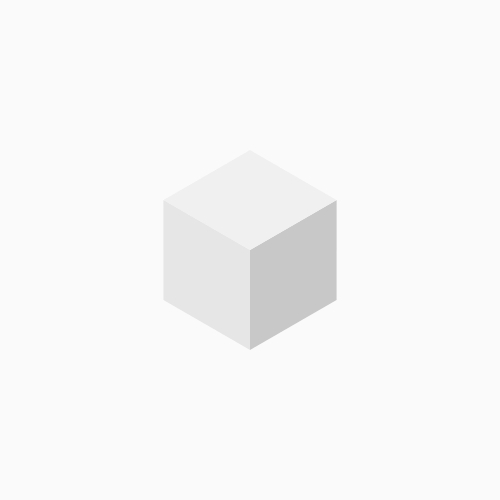
Frame 1 (no input)
Frame 60 (no input): identical to frame 1, image omitted
Frame 120 (the mouse pressed at the canvas centre since frame 60): identical to frame 1, image omitted

The p5.js sketch that drew this single still picture (run headless with seeded random() and noise() and a simulated clock; from frame 60 on, the mouse is pressed at the canvas centre):

// p5.js sketch
// ── sketch.js
var r = 100
var maxVer = 6
var k = false
var qw = 0
var qh = 0

function setup(){
    createCanvas(500, 500)
    background(200)
}

function draw(){
    background(250)
    noStroke()
    translate(width/2, height/2)
    beginShape()
    for(var i = 0; i <= maxVer; i++){
        let ang = map(i, 0, maxVer, 0, TAU)
        vertex(sin(ang) * r, cos(ang) * r)
    }
    endShape()
    
    if (k) {
        if(qw < (mouseX - width/2) && qh < (mouseY - height/2)){
            var incQ = setInterval(function(){ 
                if (mouseX > width/2 && mouseY > height/2){
                    qw += (mouseX - width/2)/20 
                    qh += (mouseY - height/2)/20
                } else if (mouseX > width/2 && mouseY < height/2){
                    qw += (mouseX - width/2)/20 
                    qh -= (mouseY - height/2)/20
                } else if (mouseX < width/2 && mouseY > height/2){
                    qw -= (mouseX - width/2)/20 
                    qh += (mouseY - height/2)/20
                } else if (mouseX < width/2 && mouseY < height/2){
                    qw -= (mouseX - width/2)/20 
                    qh -= (mouseY - height/2)/20
                }
            }, 10)
            setTimeout(function(){clearInterval(incQ)}, 200)
        } else {
            qw = (mouseX - width/2)
            qh = (mouseY - height/2)
        }  
    } else {
        qw = 0
        qh = 0
    }
    
    push()
    fill(200)
    quad(sin(0) * r, cos(0) * r, sin(TAU/6) * r, cos(TAU/6) * r, sin(TAU/3) * r, cos(TAU/3) * r, qw, qh)
    pop()
    
    push()
    fill(240)
    quad(qw, qh, sin(TAU/3) * r, cos(TAU/3) * r, sin(TAU/2) * r, cos(TAU/2) * r, sin(2*(TAU/3)) * r, cos(2*(TAU/3)) * r)
    pop()
    
    push()
    fill(230)
    quad(qw, qh, sin(2*(TAU/3)) * r, cos(2*(TAU/3)) * r, sin(5*(TAU/6)) * r, cos(5*(TAU/6)) * r, sin(0) * r, cos(0) * r)
    pop()
}

function keyPressed(){
    if (keyCode === CONTROL){
        k = !k
    }
}
